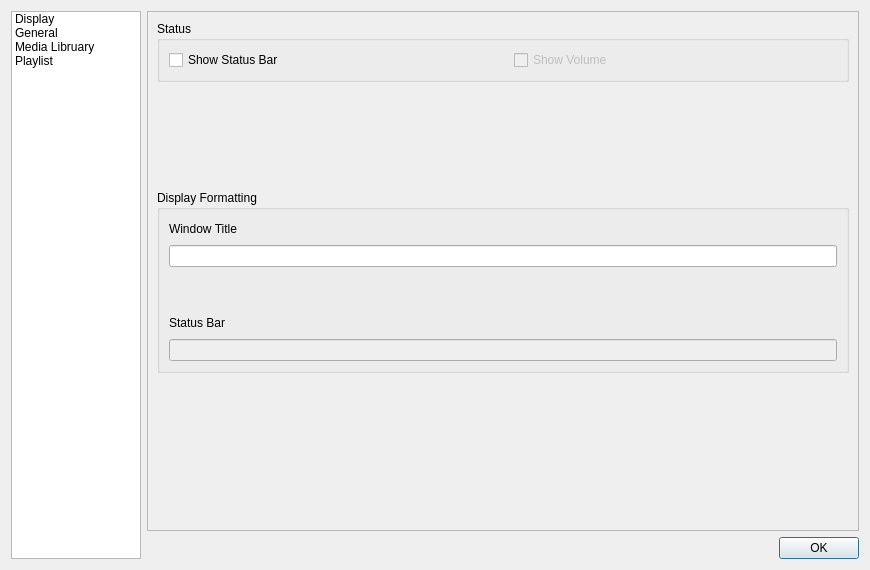
<?xml version="1.0" encoding="UTF-8"?>
<ui version="4.0">
 <class>PreferencesWindow</class>
 <widget class="QDialog" name="PreferencesWindow">
  <property name="geometry">
   <rect>
    <x>0</x>
    <y>0</y>
    <width>870</width>
    <height>570</height>
   </rect>
  </property>
  <property name="windowTitle">
   <string>Dialog</string>
  </property>
  <layout class="QGridLayout" name="gridLayout">
   <item row="0" column="0">
    <layout class="QHBoxLayout" name="horizontalLayout">
     <item>
      <widget class="QListWidget" name="listWidget">
       <property name="maximumSize">
        <size>
         <width>130</width>
         <height>16777215</height>
        </size>
       </property>
       <property name="frameShape">
        <enum>QFrame::StyledPanel</enum>
       </property>
       <item>
        <property name="text">
         <string>Display</string>
        </property>
       </item>
       <item>
        <property name="text">
         <string>General</string>
        </property>
       </item>
       <item>
        <property name="text">
         <string>Media Libruary</string>
        </property>
       </item>
       <item>
        <property name="text">
         <string>Playlist</string>
        </property>
       </item>
      </widget>
     </item>
     <item>
      <widget class="QSplitter" name="splitter">
       <property name="orientation">
        <enum>Qt::Horizontal</enum>
       </property>
       <widget class="QWidget" name="layoutWidget">
        <layout class="QVBoxLayout" name="verticalLayout">
         <item>
          <widget class="QStackedWidget" name="stackedWidget">
           <property name="frameShape">
            <enum>QFrame::StyledPanel</enum>
           </property>
           <property name="currentIndex">
            <number>0</number>
           </property>
           <widget class="QWidget" name="page">
            <layout class="QGridLayout" name="gridLayout_10">
             <item row="0" column="0">
              <layout class="QVBoxLayout" name="verticalLayout_6">
               <item>
                <widget class="QGroupBox" name="groupBox_3">
                 <property name="title">
                  <string>Status</string>
                 </property>
                 <layout class="QGridLayout" name="gridLayout_4">
                  <item row="0" column="0">
                   <layout class="QHBoxLayout" name="horizontalLayout_6">
                    <item>
                     <widget class="QCheckBox" name="ShowStatusBar">
                      <property name="sizePolicy">
                       <sizepolicy hsizetype="Maximum" vsizetype="Fixed">
                        <horstretch>0</horstretch>
                        <verstretch>0</verstretch>
                       </sizepolicy>
                      </property>
                      <property name="text">
                       <string>Show Status Bar</string>
                      </property>
                     </widget>
                    </item>
                    <item>
                     <spacer name="horizontalSpacer_3">
                      <property name="orientation">
                       <enum>Qt::Horizontal</enum>
                      </property>
                      <property name="sizeHint" stdset="0">
                       <size>
                        <width>218</width>
                        <height>20</height>
                       </size>
                      </property>
                     </spacer>
                    </item>
                    <item>
                     <widget class="QCheckBox" name="showVolume">
                      <property name="enabled">
                       <bool>false</bool>
                      </property>
                      <property name="text">
                       <string>Show Volume</string>
                      </property>
                     </widget>
                    </item>
                    <item>
                     <spacer name="horizontalSpacer_4">
                      <property name="orientation">
                       <enum>Qt::Horizontal</enum>
                      </property>
                      <property name="sizeHint" stdset="0">
                       <size>
                        <width>138</width>
                        <height>20</height>
                       </size>
                      </property>
                     </spacer>
                    </item>
                   </layout>
                  </item>
                 </layout>
                </widget>
               </item>
               <item>
                <spacer name="verticalSpacer_6">
                 <property name="orientation">
                  <enum>Qt::Vertical</enum>
                 </property>
                 <property name="sizeHint" stdset="0">
                  <size>
                   <width>20</width>
                   <height>78</height>
                  </size>
                 </property>
                </spacer>
               </item>
               <item>
                <widget class="QGroupBox" name="groupBox_4">
                 <property name="title">
                  <string>Display Formatting</string>
                 </property>
                 <layout class="QGridLayout" name="gridLayout_6">
                  <item row="0" column="0">
                   <layout class="QVBoxLayout" name="verticalLayout_5">
                    <item>
                     <layout class="QVBoxLayout" name="verticalLayout_3">
                      <item>
                       <layout class="QHBoxLayout" name="horizontalLayout_3">
                        <item>
                         <widget class="QLabel" name="label">
                          <property name="text">
                           <string>Window Title</string>
                          </property>
                         </widget>
                        </item>
                        <item>
                         <spacer name="horizontalSpacer">
                          <property name="orientation">
                           <enum>Qt::Horizontal</enum>
                          </property>
                          <property name="sizeHint" stdset="0">
                           <size>
                            <width>40</width>
                            <height>20</height>
                           </size>
                          </property>
                         </spacer>
                        </item>
                       </layout>
                      </item>
                      <item>
                       <widget class="QLineEdit" name="windowFormat"/>
                      </item>
                     </layout>
                    </item>
                    <item>
                     <spacer name="verticalSpacer_5">
                      <property name="orientation">
                       <enum>Qt::Vertical</enum>
                      </property>
                      <property name="sizeHint" stdset="0">
                       <size>
                        <width>20</width>
                        <height>40</height>
                       </size>
                      </property>
                     </spacer>
                    </item>
                    <item>
                     <layout class="QVBoxLayout" name="verticalLayout_4">
                      <item>
                       <layout class="QHBoxLayout" name="horizontalLayout_4">
                        <item>
                         <widget class="QLabel" name="label_2">
                          <property name="text">
                           <string>Status Bar</string>
                          </property>
                         </widget>
                        </item>
                        <item>
                         <spacer name="horizontalSpacer_2">
                          <property name="orientation">
                           <enum>Qt::Horizontal</enum>
                          </property>
                          <property name="sizeHint" stdset="0">
                           <size>
                            <width>40</width>
                            <height>20</height>
                           </size>
                          </property>
                         </spacer>
                        </item>
                       </layout>
                      </item>
                      <item>
                       <widget class="QLineEdit" name="statusFormat">
                        <property name="enabled">
                         <bool>false</bool>
                        </property>
                       </widget>
                      </item>
                     </layout>
                    </item>
                   </layout>
                  </item>
                 </layout>
                </widget>
               </item>
               <item>
                <spacer name="verticalSpacer_7">
                 <property name="orientation">
                  <enum>Qt::Vertical</enum>
                 </property>
                 <property name="sizeHint" stdset="0">
                  <size>
                   <width>20</width>
                   <height>148</height>
                  </size>
                 </property>
                </spacer>
               </item>
              </layout>
             </item>
            </layout>
           </widget>
           <widget class="QWidget" name="page_2">
            <layout class="QGridLayout" name="gridLayout_7"/>
           </widget>
           <widget class="QWidget" name="page_3">
            <layout class="QGridLayout" name="gridLayout_5">
             <item row="0" column="0">
              <layout class="QVBoxLayout" name="verticalLayout_2">
               <item>
                <spacer name="verticalSpacer_2">
                 <property name="orientation">
                  <enum>Qt::Vertical</enum>
                 </property>
                 <property name="sizeType">
                  <enum>QSizePolicy::Maximum</enum>
                 </property>
                 <property name="sizeHint" stdset="0">
                  <size>
                   <width>20</width>
                   <height>40</height>
                  </size>
                 </property>
                </spacer>
               </item>
               <item>
                <widget class="QSplitter" name="splitter_2">
                 <property name="orientation">
                  <enum>Qt::Vertical</enum>
                 </property>
                 <widget class="QGroupBox" name="groupBox">
                  <property name="title">
                   <string>   Music Folder</string>
                  </property>
                  <layout class="QGridLayout" name="gridLayout_2">
                   <item row="1" column="0">
                    <layout class="QHBoxLayout" name="horizontalLayout_2">
                     <item>
                      <widget class="QLineEdit" name="musFolder"/>
                     </item>
                     <item>
                      <widget class="QPushButton" name="musFolderChange">
                       <property name="sizePolicy">
                        <sizepolicy hsizetype="Minimum" vsizetype="Fixed">
                         <horstretch>0</horstretch>
                         <verstretch>0</verstretch>
                        </sizepolicy>
                       </property>
                       <property name="text">
                        <string>Change</string>
                       </property>
                      </widget>
                     </item>
                    </layout>
                   </item>
                   <item row="2" column="0">
                    <spacer name="verticalSpacer_3">
                     <property name="orientation">
                      <enum>Qt::Vertical</enum>
                     </property>
                     <property name="sizeType">
                      <enum>QSizePolicy::Fixed</enum>
                     </property>
                     <property name="sizeHint" stdset="0">
                      <size>
                       <width>20</width>
                       <height>40</height>
                      </size>
                     </property>
                    </spacer>
                   </item>
                  </layout>
                 </widget>
                 <widget class="QGroupBox" name="groupBox_2">
                  <property name="sizePolicy">
                   <sizepolicy hsizetype="Preferred" vsizetype="Minimum">
                    <horstretch>0</horstretch>
                    <verstretch>0</verstretch>
                   </sizepolicy>
                  </property>
                  <property name="minimumSize">
                   <size>
                    <width>0</width>
                    <height>100</height>
                   </size>
                  </property>
                  <property name="title">
                   <string>   File Types</string>
                  </property>
                  <layout class="QGridLayout" name="gridLayout_3">
                   <item row="1" column="0">
                    <widget class="QLineEdit" name="fileFilter"/>
                   </item>
                   <item row="2" column="0">
                    <spacer name="verticalSpacer_4">
                     <property name="orientation">
                      <enum>Qt::Vertical</enum>
                     </property>
                     <property name="sizeType">
                      <enum>QSizePolicy::Fixed</enum>
                     </property>
                     <property name="sizeHint" stdset="0">
                      <size>
                       <width>20</width>
                       <height>40</height>
                      </size>
                     </property>
                    </spacer>
                   </item>
                  </layout>
                 </widget>
                </widget>
               </item>
               <item>
                <spacer name="verticalSpacer">
                 <property name="orientation">
                  <enum>Qt::Vertical</enum>
                 </property>
                 <property name="sizeHint" stdset="0">
                  <size>
                   <width>20</width>
                   <height>208</height>
                  </size>
                 </property>
                </spacer>
               </item>
              </layout>
             </item>
            </layout>
           </widget>
           <widget class="QWidget" name="page_4">
            <layout class="QGridLayout" name="gridLayout_9">
             <item row="0" column="0">
              <widget class="QListWidget" name="colList">
               <property name="maximumSize">
                <size>
                 <width>150</width>
                 <height>16777215</height>
                </size>
               </property>
              </widget>
             </item>
             <item row="0" column="1" rowspan="4">
              <layout class="QVBoxLayout" name="verticalLayout_10">
               <item>
                <spacer name="verticalSpacer_8">
                 <property name="orientation">
                  <enum>Qt::Vertical</enum>
                 </property>
                 <property name="sizeHint" stdset="0">
                  <size>
                   <width>20</width>
                   <height>40</height>
                  </size>
                 </property>
                </spacer>
               </item>
               <item>
                <widget class="QGroupBox" name="groupBox_5">
                 <property name="title">
                  <string>Column Settings</string>
                 </property>
                 <layout class="QGridLayout" name="gridLayout_8">
                  <item row="0" column="0">
                   <layout class="QHBoxLayout" name="horizontalLayout_5">
                    <item>
                     <layout class="QVBoxLayout" name="verticalLayout_7">
                      <item>
                       <widget class="QLabel" name="label_3">
                        <property name="text">
                         <string>Title</string>
                        </property>
                       </widget>
                      </item>
                      <item>
                       <widget class="QLineEdit" name="colTitle">
                        <property name="minimumSize">
                         <size>
                          <width>200</width>
                          <height>0</height>
                         </size>
                        </property>
                       </widget>
                      </item>
                     </layout>
                    </item>
                    <item>
                     <spacer name="horizontalSpacer_5">
                      <property name="orientation">
                       <enum>Qt::Horizontal</enum>
                      </property>
                      <property name="sizeHint" stdset="0">
                       <size>
                        <width>40</width>
                        <height>20</height>
                       </size>
                      </property>
                     </spacer>
                    </item>
                    <item>
                     <layout class="QVBoxLayout" name="verticalLayout_8">
                      <item>
                       <widget class="QLabel" name="label_4">
                        <property name="text">
                         <string>Width</string>
                        </property>
                       </widget>
                      </item>
                      <item>
                       <widget class="QLineEdit" name="colSize"/>
                      </item>
                     </layout>
                    </item>
                   </layout>
                  </item>
                  <item row="1" column="0">
                   <layout class="QVBoxLayout" name="verticalLayout_9">
                    <item>
                     <widget class="QLabel" name="label_5">
                      <property name="text">
                       <string>Display Formating</string>
                      </property>
                     </widget>
                    </item>
                    <item>
                     <widget class="QPlainTextEdit" name="colFormat"/>
                    </item>
                   </layout>
                  </item>
                  <item row="2" column="0">
                   <layout class="QHBoxLayout" name="horizontalLayout_7">
                    <item>
                     <widget class="QPushButton" name="colReset">
                      <property name="text">
                       <string>Reset</string>
                      </property>
                     </widget>
                    </item>
                    <item>
                     <spacer name="horizontalSpacer_6">
                      <property name="orientation">
                       <enum>Qt::Horizontal</enum>
                      </property>
                      <property name="sizeHint" stdset="0">
                       <size>
                        <width>68</width>
                        <height>20</height>
                       </size>
                      </property>
                     </spacer>
                    </item>
                    <item>
                     <widget class="QPushButton" name="colSave">
                      <property name="text">
                       <string>Save</string>
                      </property>
                     </widget>
                    </item>
                    <item>
                     <widget class="QPushButton" name="colApply">
                      <property name="text">
                       <string>Apply</string>
                      </property>
                     </widget>
                    </item>
                   </layout>
                  </item>
                 </layout>
                </widget>
               </item>
               <item>
                <spacer name="verticalSpacer_9">
                 <property name="orientation">
                  <enum>Qt::Vertical</enum>
                 </property>
                 <property name="sizeHint" stdset="0">
                  <size>
                   <width>20</width>
                   <height>40</height>
                  </size>
                 </property>
                </spacer>
               </item>
              </layout>
             </item>
             <item row="1" column="0">
              <widget class="QPushButton" name="pushButton">
               <property name="maximumSize">
                <size>
                 <width>150</width>
                 <height>16777215</height>
                </size>
               </property>
               <property name="text">
                <string>New column</string>
               </property>
              </widget>
             </item>
             <item row="2" column="0">
              <widget class="QPushButton" name="pushButton_2">
               <property name="maximumSize">
                <size>
                 <width>150</width>
                 <height>16777215</height>
                </size>
               </property>
               <property name="text">
                <string>Move Up</string>
               </property>
              </widget>
             </item>
             <item row="3" column="0">
              <widget class="QPushButton" name="pushButton_3">
               <property name="maximumSize">
                <size>
                 <width>150</width>
                 <height>16777215</height>
                </size>
               </property>
               <property name="text">
                <string>Move Down</string>
               </property>
              </widget>
             </item>
             <item row="4" column="0">
              <widget class="QPushButton" name="pushButton_4">
               <property name="maximumSize">
                <size>
                 <width>150</width>
                 <height>16777215</height>
                </size>
               </property>
               <property name="text">
                <string>Remove Column</string>
               </property>
              </widget>
             </item>
            </layout>
           </widget>
          </widget>
         </item>
         <item>
          <widget class="QDialogButtonBox" name="buttonBox">
           <property name="orientation">
            <enum>Qt::Horizontal</enum>
           </property>
           <property name="standardButtons">
            <set>QDialogButtonBox::Ok</set>
           </property>
          </widget>
         </item>
        </layout>
       </widget>
      </widget>
     </item>
    </layout>
   </item>
  </layout>
 </widget>
 <resources/>
 <connections>
  <connection>
   <sender>buttonBox</sender>
   <signal>accepted()</signal>
   <receiver>PreferencesWindow</receiver>
   <slot>accept()</slot>
   <hints>
    <hint type="sourcelabel">
     <x>248</x>
     <y>254</y>
    </hint>
    <hint type="destinationlabel">
     <x>157</x>
     <y>274</y>
    </hint>
   </hints>
  </connection>
  <connection>
   <sender>buttonBox</sender>
   <signal>rejected()</signal>
   <receiver>PreferencesWindow</receiver>
   <slot>reject()</slot>
   <hints>
    <hint type="sourcelabel">
     <x>316</x>
     <y>260</y>
    </hint>
    <hint type="destinationlabel">
     <x>286</x>
     <y>274</y>
    </hint>
   </hints>
  </connection>
 </connections>
</ui>
